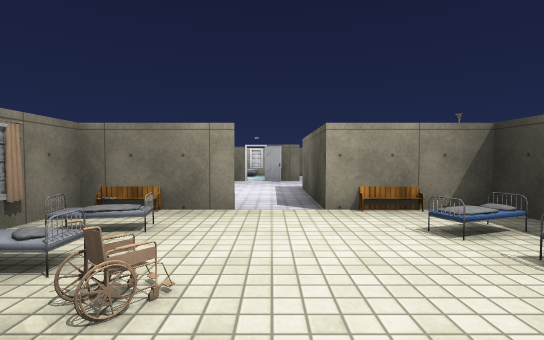
view 1 (above)

16 first-person views from a walk through a scene from a Unity 3-D project. The camera is 1.2 m above the floor, tilts 2° down and sees 85° across. Doors are open. The floor is counted in squares, 2 m on a side. Each view is taken from the middle of a square. On the plan, view 1 faces up. The plan holds only what a view shows up to about 9 squares ahead; the rest is blank. The place goes on beyond the plan. The player character is not drawn. Some surface patterns are stand-ins.

view 2
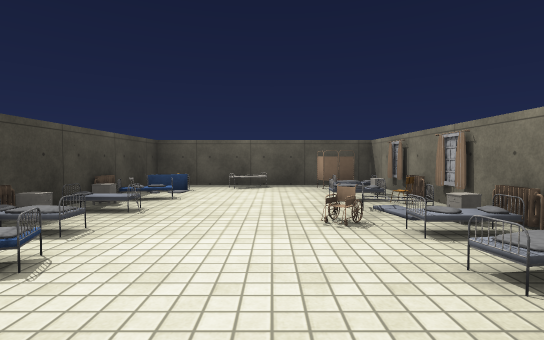

view 3
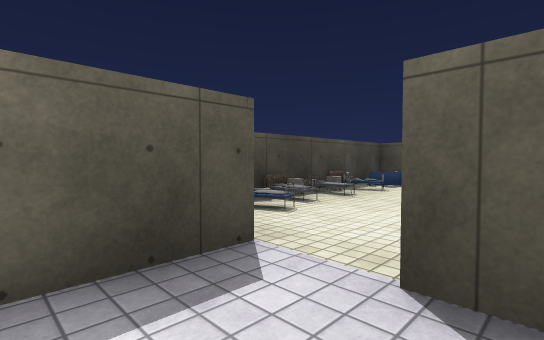

view 4
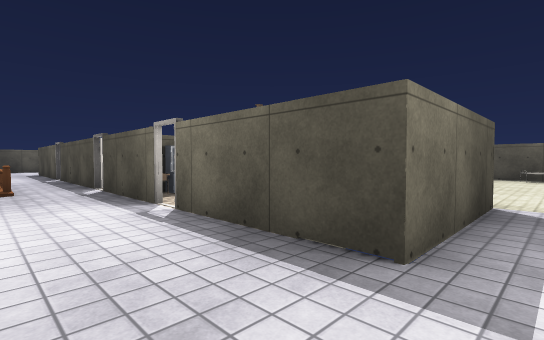

view 5
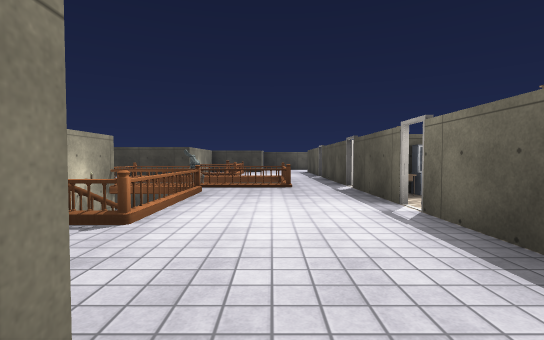

view 6
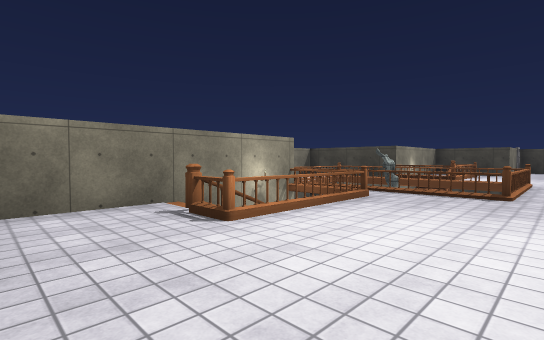

view 7
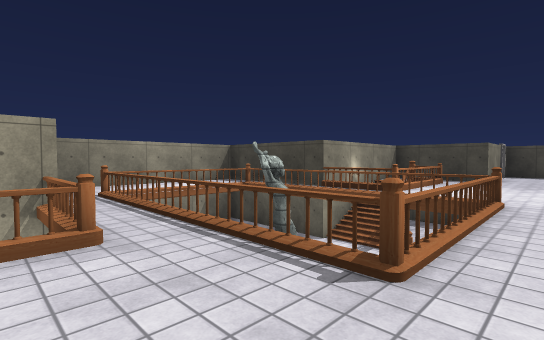

view 8
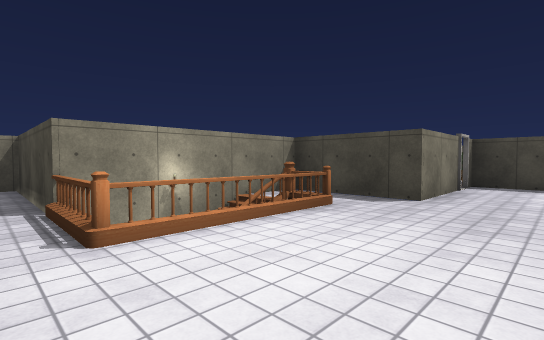

view 9
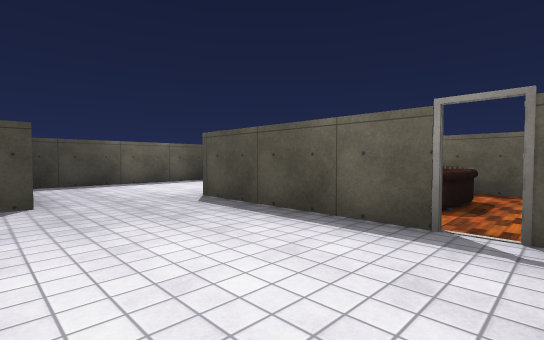

view 10
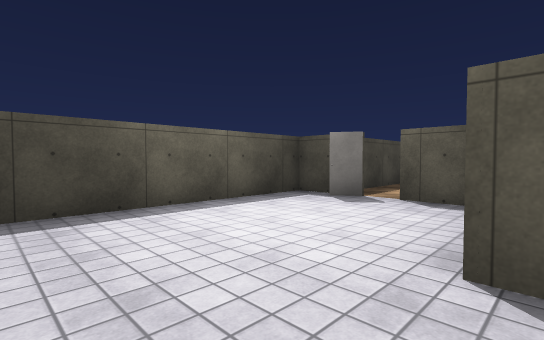

view 11
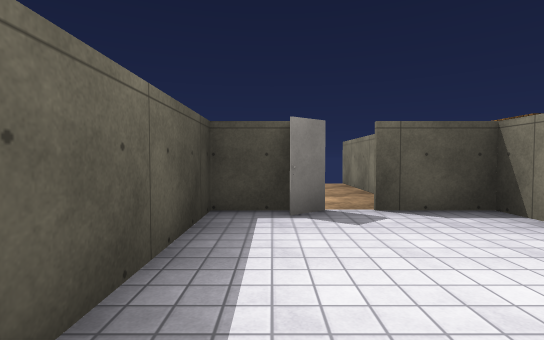

view 12
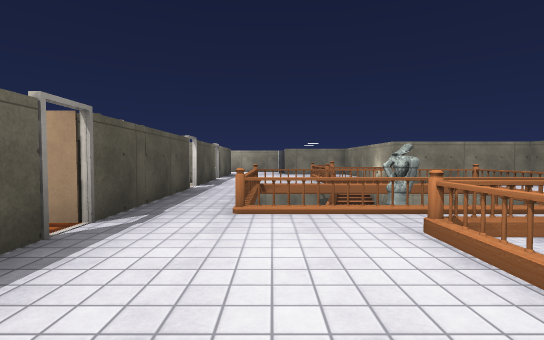

view 13
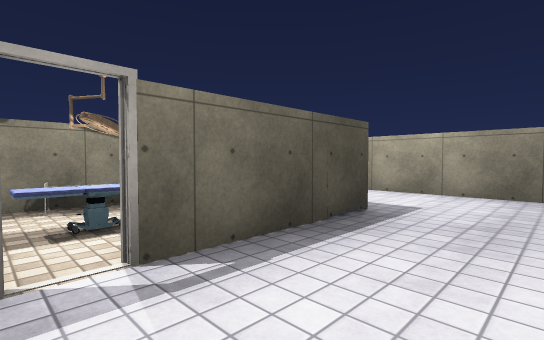

view 14
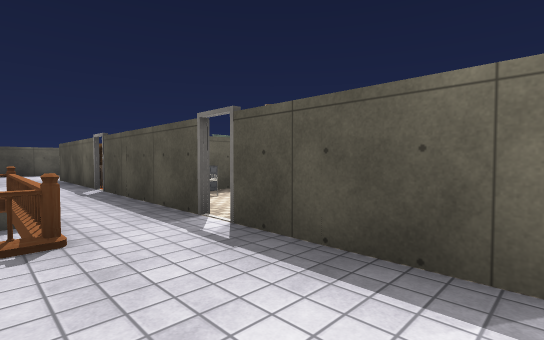

view 15
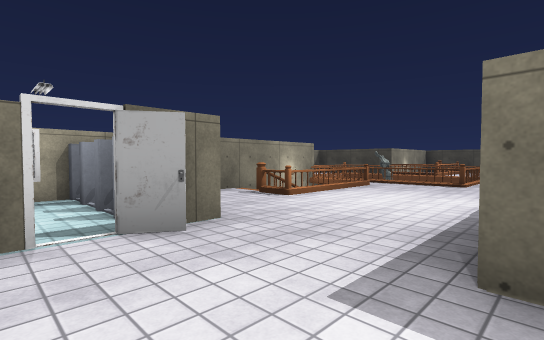

view 16
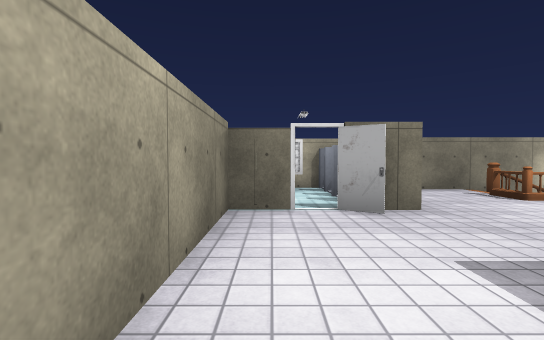

### Floor plan
Key: @ floor where view 1 was taken; # wall or solid block; x gap in a wall; . main floor; - floor 2.5 m lower than the main floor; D open door; = window, fence, low wall or low ledge; v drop or lower ground; L lamp; B bench; E bed; H heater; S statue; F sofa; W shower; O other object.
Columns run from 2 left of view 1 to 18 right of it. Each row starts with its distance up from view 1.
 15         ######
 14        #.....#
 13        #.....#
 12        #.=v=.#
 11   W#####.x =.#####
 10   W..===.-S .==#.#
  9   W......v-=.....####
  8 #........=v=........#
  7 #...................#
  6 #..# # O###  O  O...#
  5 #..# LE##  # F  #...#
  4 ##.B O#    # F   ..##
  3 #EDD=#       #O O#.##
  2 E..EE#           #.#
  1 E=...H           #.#
  0 O.@.E#           #.#
 -1 H...EH           #
 -2  OO E#
 -3 ######

Positions as (right, up) in squares from view 1, and headings:
1: (0, 0), facing up
2: (0, 4), facing down
3: (-1, 5), facing down-right
4: (0, 8), facing down-right
5: (0, 8), facing right
6: (1, 7), facing up-right
7: (5, 7), facing up-right
8: (10, 7), facing up-right
9: (10, 9), facing down-right
10: (14, 8), facing down-right
11: (17, 7), facing down
12: (13, 8), facing left
13: (4, 8), facing down-left
14: (4, 8), facing down-right
15: (-1, 6), facing up-right
16: (-1, 5), facing up
